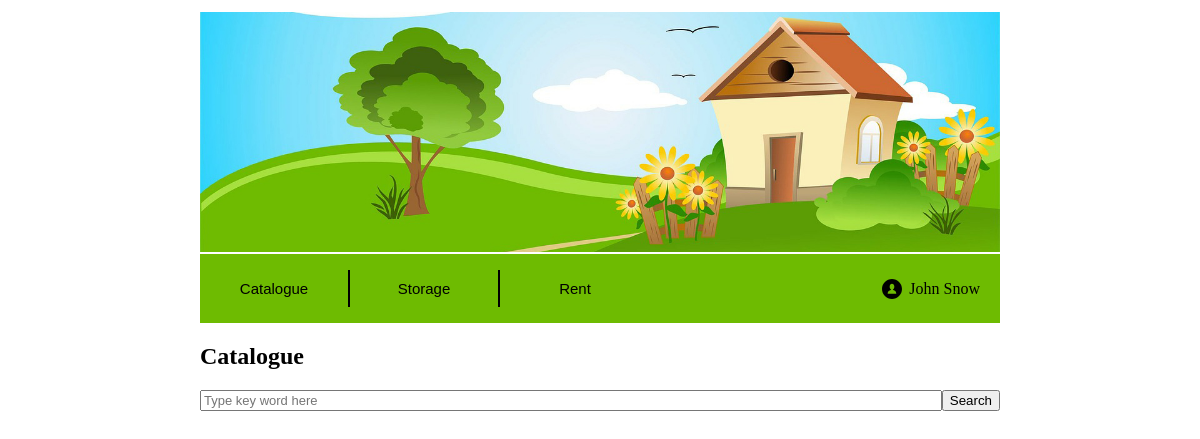
Page /things/catalogue_goods on the earlier database version.
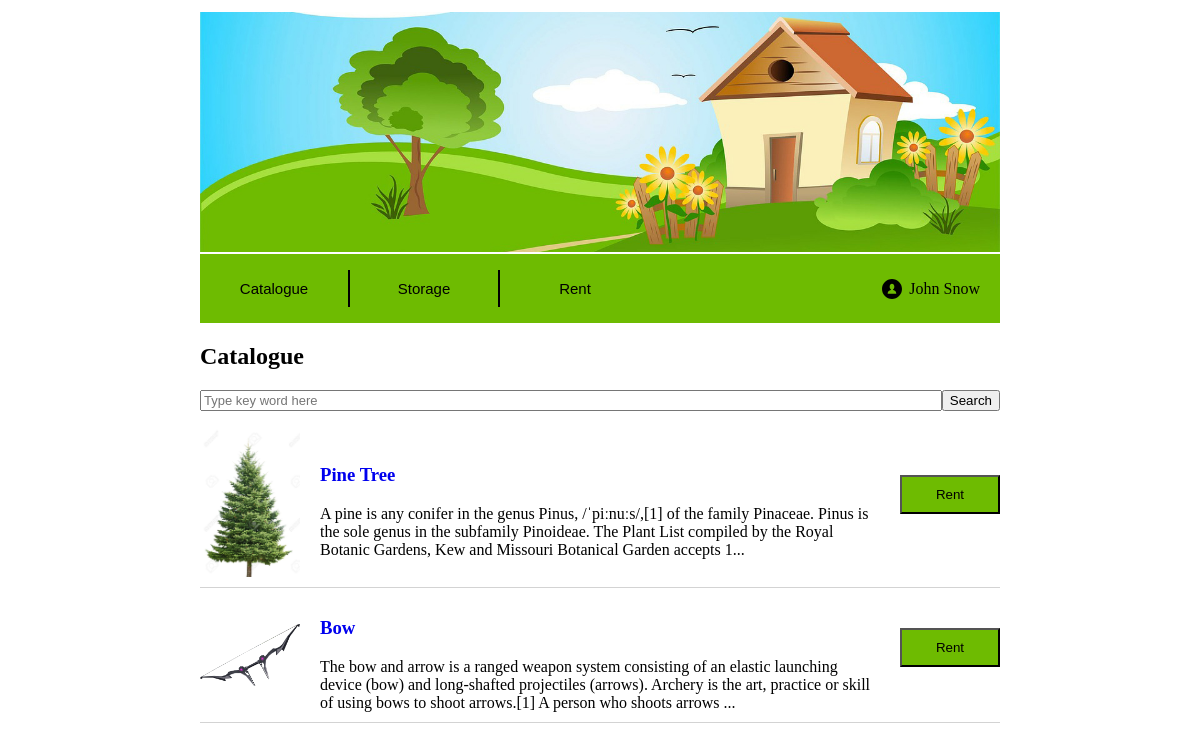
Same page on the later database version.
### things/models.py (models this page shows, shortened)
class Good(models.Model):
    title = models.CharField('title', max_length=100)
    owner_id = models.ForeignKey(Customer)
    good_info = models.CharField('good info', max_length=1000)
    reservation_type = models.CharField('type', max_length=1, choices=RESERVATION_TYPES)
    image_path = models.CharField('image', max_length=200)
    status = models.CharField('status', max_length=1, choices=GOOD_STATUS)

### things/views.py (the view)
def catalogue_goods(request):
    items = Good.objects.all().exclude(owner_id__exact=CUSTOMER_INDEX)
    adjacent_reservations = Reservation.objects.filter(good_id__in=items)
    result_items = []
    for item in items:
        if len(adjacent_reservations.filter(good_id=item.pk)) == 0:
            result_items.append(item)
    template = loader.get_template('things/catalogue_goods.html')
    return HttpResponse(template.render({'good_items' : result_items}, request))

### things/templates/things/catalogue_goods.html (shortened to what this page needs)
{% extends "things/base.html" %}
{% block items_block %}
    <html lang="en">
    <head>
    </head>
    <body>
        <div><h2>Catalogue</h2></div>
        <form action="{% url 'search_goods' %}" method="get">
            <div class="search-flex-container">
                <input class="search" placeholder="Type key word here" type="text" name="search_field"></input>
                <div><button>Search</button></div>
            </div>
        </form>
        {% for item in good_items %}
            {% include "things/good_item.html" %}
        {% endfor %}
    </body>
    </html>
{% endblock %}

### things/templates/things/good_item.html (shortened to what this page needs)
{% load staticfiles %}
<html lang="en">
<head>
</head>
<body>
    <div class="item">
        <div class="item-flex-container">
            <div class="item-picture">
                <img src={% static item.image_path %} width="100px">
            </div>
            <div class="item-info">
                <div class="item-title">
                    <a href="{% url 'item_good_fullinfo' item.pk %}">
                        <h3>{{ item.title }}</h3>
                    </a>
                </div>
                <div class="item-description">
                    {{ item.good_info|slice:":230" }}...
                </div>
            </div>
            <form action="{% url 'rent_item' item.pk %}" method="post">
                <div><button class="item-button">Rent</button></div>
            </form>
        </div>
    </div>
</body>
</html>

Differences in the rows shown:
added Good: image_path (picture), title "Pine Tree", good_info "A pine is any conifer in the genus Pinus, /ˈpiːnuːs/,[1] of the family Pinaceae. Pinus is the sole genus in the subfamily Pinoideae. The Plant List compiled by the Royal Botanic Gardens, Kew and Missouri Botanical Garden accepts 1"
added Good: image_path (picture), title "Bow", good_info "The bow and arrow is a ranged weapon system consisting of an elastic launching device (bow) and long-shafted projectiles (arrows). Archery is the art, practice or skill of using bows to shoot arrows.[1] A person who shoots arrows"
